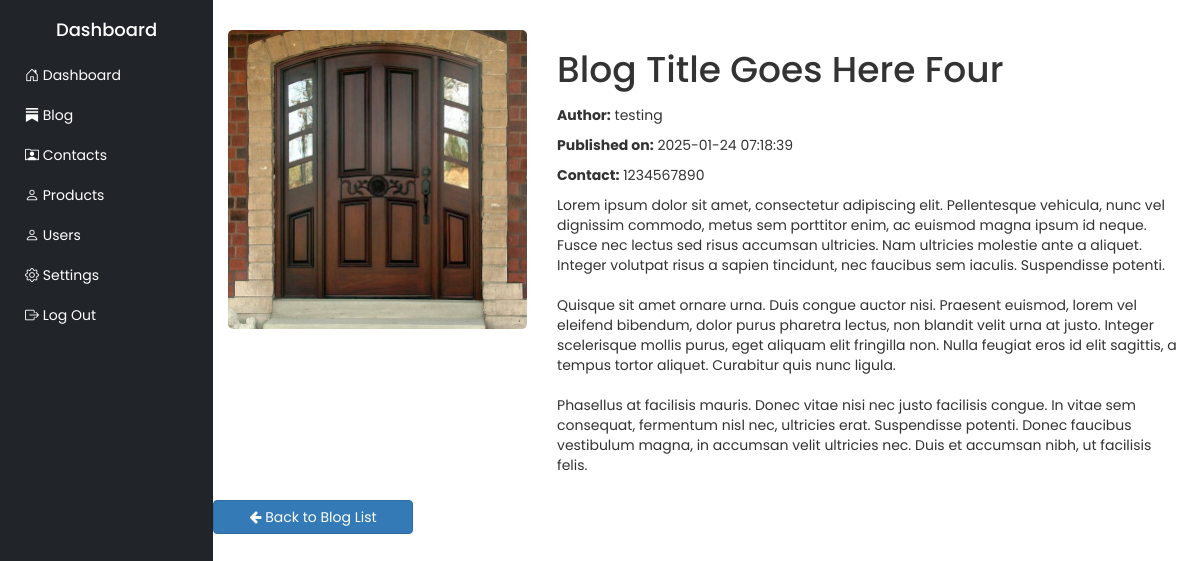
Page /admin/view_blog.php?id=23 (signed in) on the committed database.
### tables this page shows
CREATE TABLE `blogs` (
  `id` int(11) NOT NULL,
  `product_id` int(11) NOT NULL,
  `title` varchar(256) NOT NULL,
  `description` text NOT NULL,
  `author` varchar(256) NOT NULL,
  `contact` int(12) NOT NULL,
  `image` varchar(256) NOT NULL,
  `created_at` timestamp NOT NULL DEFAULT current_timestamp()
);

### admin/view_blog.php (the view, shortened to what this page needs)
<?php
include_once('include/header.php');
?>
<?php
if (isset($_GET['id'])) {
    $blog_id = $_GET['id'];
    include "config.php";
    $sql = "SELECT * FROM blogs WHERE id = $blog_id";
    $result = mysqli_query($conn, $sql);
    if (mysqli_num_rows($result) > 0) {
        $row = mysqli_fetch_assoc($result);
    } else {
        echo "Blog not found!";
        exit();
    }
} else {
    echo "Invalid Blog ID!";
    exit();
}
?>
<div class="container my-5">
    <div class="row">
        <div class="col-md-4 mb-4">
            <img src="assets/images/blog_images/<?php echo $row['image']; ?>" alt="Blog Image" class="img-fluid rounded-3">
        </div>
        <div class="col-md-8">
            <h1 class="mb-4"><?php echo $row['title']; ?></h1>
            <p><strong>Author:</strong> <?php echo $row['author']; ?></p>
            <p><strong>Published on:</strong> <?php echo $row['created_at']; ?></p>
            <p><strong>Contact:</strong> <?php echo $row['contact']; ?></p>
            <div class="blog-content">
                <p><?php echo nl2br($row['description']); ?></p>
            </div>
        </div>
        <a href="blogs.php" class="btn btn-primary mt-4" style="width:200px;"><i class="fa fa-arrow-left"></i> Back to Blog List</a>
    </div>
</div>
<?php
include_once('include/footer.php');
?>

### admin/assets/css/style.css (style rules this page uses)
* { margin: 0; padding: 0; box-sizing: border-box; font-family: "Poppins", sans-serif; }
.btn-primary { width: 100%; }

### rows in the picture
blogs: image (picture), title "Blog Title Goes Here Four", author "testing", created_at "2025-01-24 07:18:39", contact "1234567890", description "Lorem ipsum dolor sit amet, consectetur adipiscing elit. Pellentesque vehicula, nunc vel dignissim commodo, metus sem porttitor enim, ac euismod magna ipsum id neque. Fusce nec lectus sed risus accumsan ultricies. Nam ultricies molestie ante a aliquet. Integer volutpat risus a sapien tincidunt, nec faucibus sem iaculis. Suspendisse potenti. Quisque sit amet ornare urna. Duis congue auctor nisi. Praesent euismod, lorem vel eleifend bibendum, dolor purus pharetra lectus, non blandit velit urna at justo. Integer scelerisque mollis purus, eget aliquam elit fringilla non. Nulla feugiat eros id elit sagittis, a tempus tortor aliquet. Curabitur quis nunc ligula. Phasellus at facilisis mauris.…"
